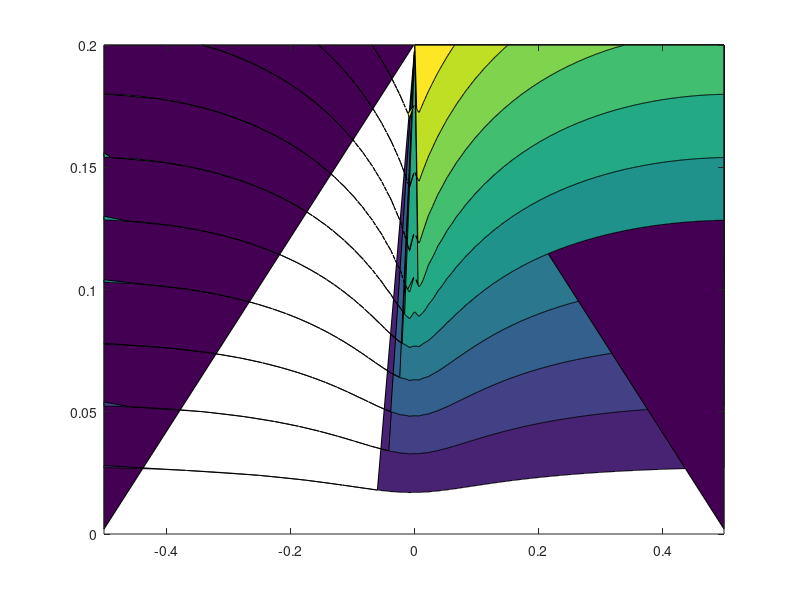
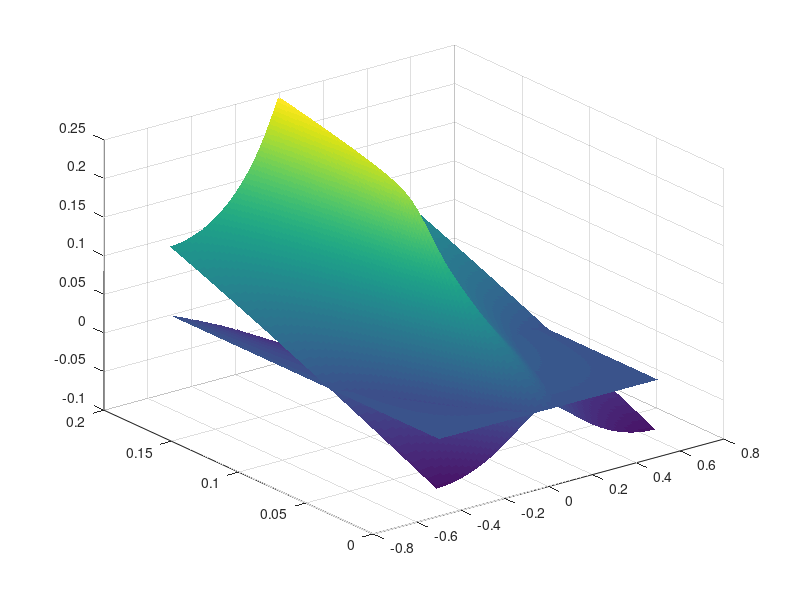

Reproduce these figures in MATLAB, in order.
%Compare Surfaces
close all
clear

data1 = load("test.mat");
data2 = load("test2.mat");
data3 = load("test3.mat");

Ysam = interp2(real(data1.mesh),imag(data1.mesh),data1.Y,real(data2.ZETA),imag(data2.ZETA));
figure(1)
contourf(real(data2.ZETA),imag(data2.ZETA),Ysam-real(data2.YmatFull)+1)

figure(2)
surf(real(data2.ZETA),imag(data2.ZETA),Ysam,'EdgeColor','none')
hold on
surf(real(data2.ZETA),imag(data2.ZETA),imag(data2.YmatFull),'EdgeColor','none')
%surf(real(data3.ZETA),imag(data3.ZETA),real(data3.YmatFull)-0.5,'EdgeColor','none')
